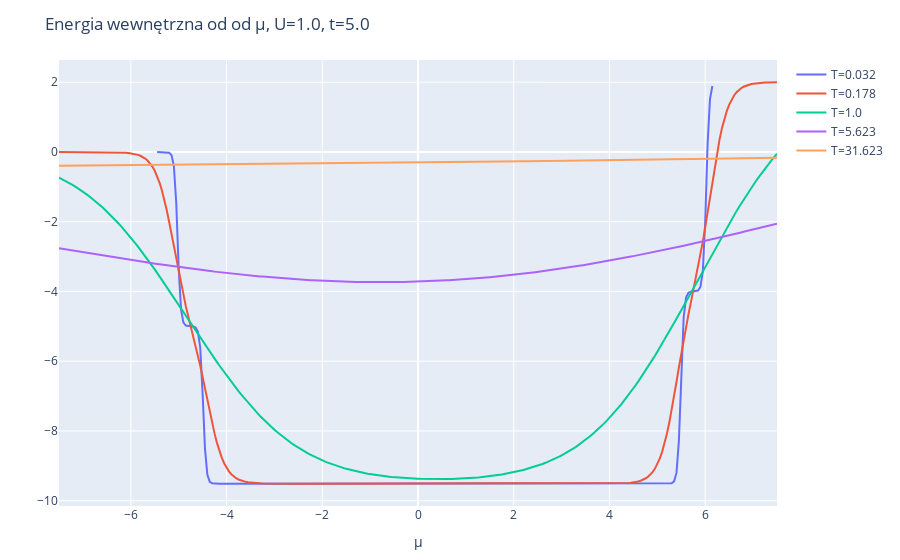

Notebook source saved alongside this figure:
### Code cell
y_vals = U_vals

layout = Layout(
    title="Energia wewnętrzna od od μ, U=$U, t=$t",
    xaxis_title="μ",
    yaxis_title="",
)
plot([scatter(x=chem_potentials, y=yval, name="T=$t") for (yval, t) in zip(y_vals, temp_range)], layout)

### Figure 1 — Plotly figure (JSON) as saved in the notebook; plotly's stock layout.template omitted (floating-point values rounded to 4 significant figures; data arrays with more than 128 entries replaced by an {"elided": "..."} marker saying what was removed)
{"data": [{"name": "T=0.032", "type": "scatter", "x": {"elided": "301 float values"}, "y": {"elided": "301 float values"}}, {"name": "T=0.178", "type": "scatter", "x": {"elided": "301 float values"}, "y": {"elided": "301 float values"}}, {"name": "T=1.0", "type": "scatter", "x": {"elided": "301 float values"}, "y": {"elided": "301 float values"}}, {"name": "T=5.623", "type": "scatter", "x": {"elided": "301 float values"}, "y": {"elided": "301 float values"}}, {"name": "T=31.623", "type": "scatter", "x": {"elided": "301 float values"}, "y": {"elided": "301 float values"}}], "layout": {"margin": {"b": 50, "l": 50, "r": 50, "t": 60}, "title": "Energia wewnętrzna od od μ, U=1.0, t=5.0", "xaxis": {"title": {"text": "μ"}}, "yaxis": {"title": {"text": ""}}}}
